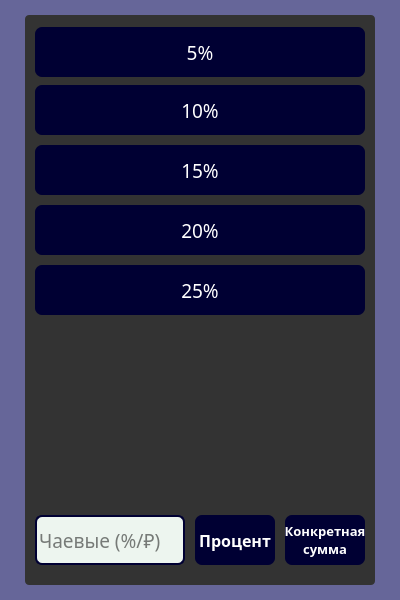
<?xml version="1.0" encoding="UTF-8"?>
<ui version="4.0">
 <class>Tips</class>
 <widget class="QWidget" name="Tips">
  <property name="geometry">
   <rect>
    <x>0</x>
    <y>0</y>
    <width>400</width>
    <height>600</height>
   </rect>
  </property>
  <property name="minimumSize">
   <size>
    <width>400</width>
    <height>600</height>
   </size>
  </property>
  <property name="maximumSize">
   <size>
    <width>400</width>
    <height>600</height>
   </size>
  </property>
  <property name="baseSize">
   <size>
    <width>400</width>
    <height>600</height>
   </size>
  </property>
  <property name="windowTitle">
   <string>Добавить чаевые</string>
  </property>
  <property name="styleSheet">
   <string notr="true">QWidget{
	border:none;
	background-color: #666699;
}</string>
  </property>
  <widget class="QWidget" name="TipsWidget" native="true">
   <property name="geometry">
    <rect>
     <x>25</x>
     <y>15</y>
     <width>350</width>
     <height>570</height>
    </rect>
   </property>
   <property name="styleSheet">
    <string notr="true">QWidget{
	border: none;
	background-color: #333333;
	border-radius: 4px;
}</string>
   </property>
   <widget class="QPushButton" name="tip5per">
    <property name="geometry">
     <rect>
      <x>10</x>
      <y>12</y>
      <width>330</width>
      <height>50</height>
     </rect>
    </property>
    <property name="font">
     <font>
      <family>Anonymous Pro</family>
      <pointsize>14</pointsize>
     </font>
    </property>
    <property name="styleSheet">
     <string notr="true">QPushButton{
	color: white;
	border: none;
	background-color: #000033;
	border-radius: 7px;
}


QPushButton:hover{
	background-color: rgb(92, 100, 150);
}

QPushButton:pressed{
	background-color:rgb(0, 0, 30);
	border: 3px inset
}</string>
    </property>
    <property name="text">
     <string>5%</string>
    </property>
   </widget>
   <widget class="QPushButton" name="tip10per">
    <property name="geometry">
     <rect>
      <x>10</x>
      <y>70</y>
      <width>330</width>
      <height>50</height>
     </rect>
    </property>
    <property name="font">
     <font>
      <family>Anonymous Pro</family>
      <pointsize>14</pointsize>
     </font>
    </property>
    <property name="styleSheet">
     <string notr="true">QPushButton{
	color: white;
	border: none;
	background-color: #000033;
	border-radius: 7px;
}


QPushButton:hover{
	background-color: rgb(92, 100, 150);
}

QPushButton:pressed{
	background-color:rgb(0, 0, 30);
	border: 3px inset
}</string>
    </property>
    <property name="text">
     <string>10%</string>
    </property>
   </widget>
   <widget class="QPushButton" name="tip15per">
    <property name="geometry">
     <rect>
      <x>10</x>
      <y>130</y>
      <width>330</width>
      <height>50</height>
     </rect>
    </property>
    <property name="font">
     <font>
      <family>Anonymous Pro</family>
      <pointsize>14</pointsize>
     </font>
    </property>
    <property name="styleSheet">
     <string notr="true">QPushButton{
	color: white;
	border: none;
	background-color: #000033;
	border-radius: 7px;
}


QPushButton:hover{
	background-color: rgb(92, 100, 150);
}

QPushButton:pressed{
	background-color:rgb(0, 0, 30);
	border: 3px inset
}</string>
    </property>
    <property name="text">
     <string>15%</string>
    </property>
   </widget>
   <widget class="QPushButton" name="tip20per">
    <property name="geometry">
     <rect>
      <x>10</x>
      <y>190</y>
      <width>330</width>
      <height>50</height>
     </rect>
    </property>
    <property name="font">
     <font>
      <family>Anonymous Pro</family>
      <pointsize>14</pointsize>
     </font>
    </property>
    <property name="styleSheet">
     <string notr="true">QPushButton{
	color: white;
	border: none;
	background-color: #000033;
	border-radius: 7px;
}


QPushButton:hover{
	background-color: rgb(92, 100, 150);
}

QPushButton:pressed{
	background-color:rgb(0, 0, 30);
	border: 3px inset
}</string>
    </property>
    <property name="text">
     <string>20%</string>
    </property>
   </widget>
   <widget class="QPushButton" name="tip25per">
    <property name="geometry">
     <rect>
      <x>10</x>
      <y>250</y>
      <width>330</width>
      <height>50</height>
     </rect>
    </property>
    <property name="font">
     <font>
      <family>Anonymous Pro</family>
      <pointsize>14</pointsize>
     </font>
    </property>
    <property name="styleSheet">
     <string notr="true">QPushButton{
	color: white;
	border: none;
	background-color: #000033;
	border-radius: 7px;
}


QPushButton:hover{
	background-color: rgb(92, 100, 150);
}

QPushButton:pressed{
	background-color:rgb(0, 0, 30);
	border: 3px inset
}</string>
    </property>
    <property name="text">
     <string>25%</string>
    </property>
   </widget>
   <widget class="QPushButton" name="tipthissum">
    <property name="geometry">
     <rect>
      <x>260</x>
      <y>500</y>
      <width>80</width>
      <height>50</height>
     </rect>
    </property>
    <property name="font">
     <font>
      <family>Anonymous Pro</family>
      <pointsize>10</pointsize>
      <weight>75</weight>
      <bold>true</bold>
     </font>
    </property>
    <property name="styleSheet">
     <string notr="true">QPushButton{
	color: white;
	border: none;
	background-color: #000033;
	border-radius: 7px;
}


QPushButton:hover{
	background-color: rgb(92, 100, 150);
}

QPushButton:pressed{
	background-color:rgb(0, 0, 30);
	border: 3px inset
}</string>
    </property>
    <property name="text">
     <string>Конкретная
сумма</string>
    </property>
   </widget>
   <widget class="QPushButton" name="tipthisper">
    <property name="geometry">
     <rect>
      <x>170</x>
      <y>500</y>
      <width>80</width>
      <height>50</height>
     </rect>
    </property>
    <property name="font">
     <font>
      <family>Anonymous Pro</family>
      <pointsize>12</pointsize>
      <weight>75</weight>
      <bold>true</bold>
     </font>
    </property>
    <property name="styleSheet">
     <string notr="true">QPushButton{
	color: white;
	border: none;
	background-color: #000033;
	border-radius: 7px;
}


QPushButton:hover{
	background-color: rgb(92, 100, 150);
}

QPushButton:pressed{
	background-color:rgb(0, 0, 30);
	border: 3px inset
}</string>
    </property>
    <property name="text">
     <string>Процент</string>
    </property>
   </widget>
   <widget class="QLineEdit" name="lineEdit">
    <property name="geometry">
     <rect>
      <x>10</x>
      <y>500</y>
      <width>150</width>
      <height>50</height>
     </rect>
    </property>
    <property name="font">
     <font>
      <family>Anonymous Pro</family>
      <pointsize>14</pointsize>
     </font>
    </property>
    <property name="styleSheet">
     <string notr="true">QLineEdit{
	border: 2px solid #000033;
	color:	black;
	border-radius: 7px;
	background-color: #edf5ef;
}</string>
    </property>
    <property name="text">
     <string/>
    </property>
    <property name="placeholderText">
     <string>Чаевые (%/₽)</string>
    </property>
   </widget>
  </widget>
 </widget>
 <resources/>
 <connections/>
</ui>
